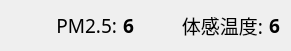
   <widget class="QWidget" name="horizontalLayoutWidget_5">
    <property name="geometry">
     <rect>
      <x>800</x>
      <y>320</y>
      <width>291</width>
      <height>41</height>
     </rect>
    </property>
    <property name="font">
     <font>
      <family>微软雅黑 Light</family>
      <pointsize>14</pointsize>
     </font>
    </property>
    <layout class="QHBoxLayout" name="horizontalLayout_5">
     <item>
      <layout class="QHBoxLayout" name="horizontalLayout_13">
       <item>
        <widget class="QLabel" name="label_pm25">
         <property name="sizePolicy">
          <sizepolicy hsizetype="MinimumExpanding" vsizetype="Preferred">
           <horstretch>0</horstretch>
           <verstretch>0</verstretch>
          </sizepolicy>
         </property>
         <property name="font">
          <font>
           <family>微软雅黑 Light</family>
           <pointsize>14</pointsize>
          </font>
         </property>
         <property name="text">
          <string>PM2.5:</string>
         </property>
         <property name="alignment">
          <set>Qt::AlignRight|Qt::AlignTrailing|Qt::AlignVCenter</set>
         </property>
        </widget>
       </item>
       <item>
        <widget class="QLabel" name="label_pm25i">
         <property name="font">
          <font>
           <family>微软雅黑 Light</family>
           <pointsize>14</pointsize>
           <weight>75</weight>
           <bold>true</bold>
          </font>
         </property>
         <property name="text">
          <string>6</string>
         </property>
         <property name="alignment">
          <set>Qt::AlignCenter</set>
         </property>
        </widget>
       </item>
      </layout>
     </item>
     <item>
      <widget class="QLabel" name="label_Tempfl">
       <property name="sizePolicy">
        <sizepolicy hsizetype="MinimumExpanding" vsizetype="Preferred">
         <horstretch>0</horstretch>
         <verstretch>0</verstretch>
        </sizepolicy>
       </property>
       <property name="font">
        <font>
         <family>微软雅黑 Light</family>
         <pointsize>14</pointsize>
        </font>
       </property>
       <property name="text">
        <string>体感温度:</string>
       </property>
       <property name="alignment">
        <set>Qt::AlignRight|Qt::AlignTrailing|Qt::AlignVCenter</set>
       </property>
      </widget>
     </item>
     <item>
      <widget class="QLabel" name="label_Tempfli">
       <property name="font">
        <font>
         <family>微软雅黑 Light</family>
         <pointsize>14</pointsize>
         <weight>75</weight>
         <bold>true</bold>
        </font>
       </property>
       <property name="text">
        <string>6</string>
       </property>
       <property name="alignment">
        <set>Qt::AlignCenter</set>
       </property>
      </widget>
     </item>
    </layout>
   </widget>
